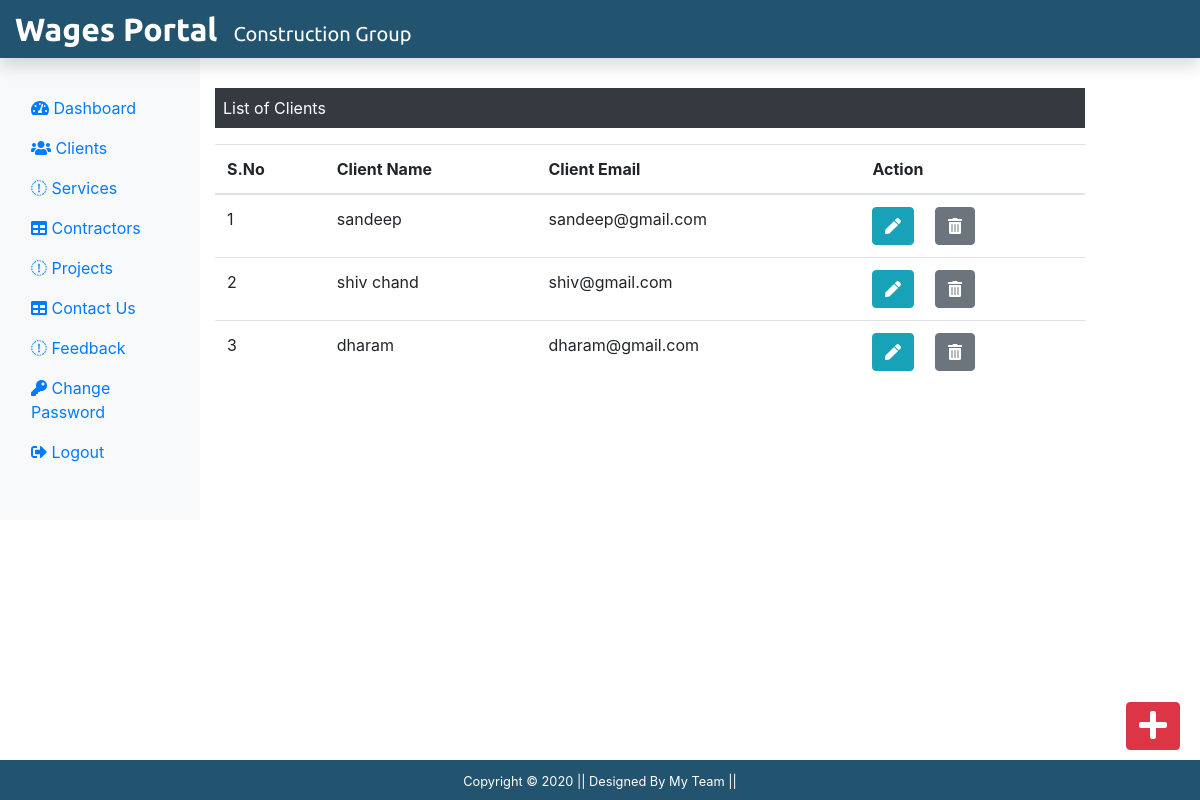
The page /admin/clients.php (signed in) on the database its author committed.
### tables this page shows
CREATE TABLE `client` (
  `c_id` int(11) NOT NULL,
  `c_name` varchar(255) NOT NULL,
  `c_email` varchar(255) NOT NULL,
  `c_pass` varchar(255) NOT NULL,
  `c_occ` varchar(255) NOT NULL,
  `c_img` text NOT NULL
);

### admin/clients.php (the view, shortened to what this page needs)
<?php
include('./include/header.php');
include('../dbconnection.php');
?>
<div class="col-sm-9 mt-5" style="position: relative;">
				<p class="bg-dark text-white p-2">List of Clients</p>
				<?php
					$sql = "SELECT * FROM client";
					$result = $conn->query($sql);
					if($result->num_rows > 0)
					{
				?>
				<table class="table">
					<thead>
						<tr>
							<th scope="col">S.No</th>
							<th scope="col">Client Name</th>
							<th scope="col">Client Email</th>
							<th scope="col">Action</th>
						</tr>
					</thead>
					<tbody>
						<?php
							$cnt = 1;
							while($row = $result->fetch_assoc()){
						echo '<tr>';
							echo '<td scope="row">' . $cnt . '</td>';
							echo '<td>' . $row['c_name'] . '</td>';
							echo '<td>' . $row['c_email'] . '</td>';
							echo '<td>';
								echo '<form action="editclient.php" method="POST" class="d-inline">
										<input type="hidden" name="cid" value='.$row["c_id"].'>
										<button class="btn btn-info mr-3" name="view" value="View" type="submit"><i class="fa fa-pen"></i></button>
									</form>';
								echo '<form action="" method="POST" class="d-inline">
										<input type="hidden" name="cid" value='.$row["c_id"].'>
										<button class="btn btn-secondary" name="delete" value="delete" type="submit"><i class="fa fa-trash-alt"></i></button>
									</form>';
							echo '</td>';
						 echo '</tr>';
						 $cnt++;
						 } ?>
					</tbody>
				</table>
				<?php }
					else
					{
						echo '<div class="alert alert-secondary col-sm-6 mt-2">No Recode Found.</div>';
					}
				 ?>
</div>
<div>
	<a href="addClient.php" class="btn btn-danger box"><i class="fas fa-plus fa-2x"></i></a>
</div>
<?php
include('./include/footer.php');
?>

### css/adminstyle.css (style rules this page uses)
.box { position: fixed; right: 20px; bottom: 30px; margin-bottom: 20px; }

### rows shown on the page
client: c_name "sandeep", c_email "sandeep@gmail.com"
client: c_name "shiv chand", c_email "shiv@gmail.com"
client: c_name "dharam", c_email "dharam@gmail.com"
